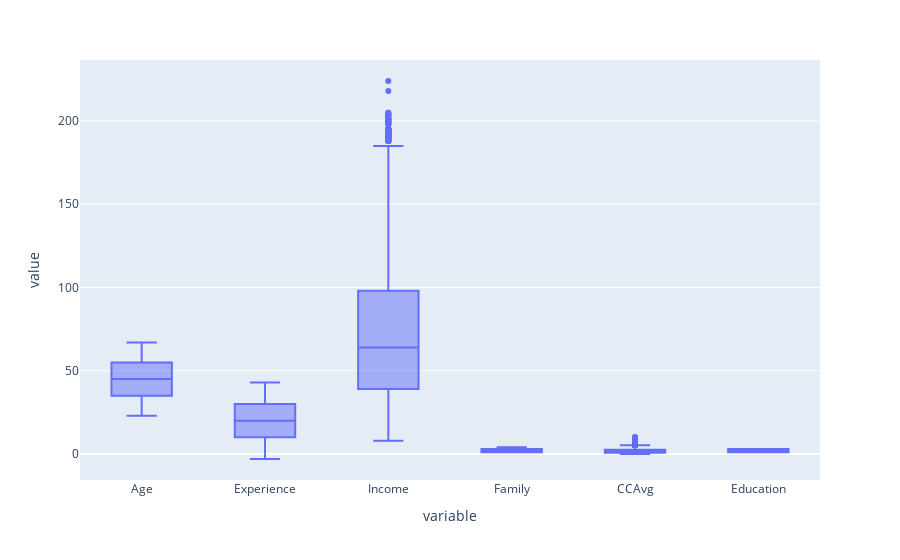

Notebook source saved alongside this figure:
### Markdown cell above
Here we are using five point summary to get desciption of data. (box = boxplot).

### Code cell
fig=px.box(df,y=['Age', 'Experience', 'Income', 'Family', 'CCAvg', 'Education',])
fig.show()

### Figure 1 — Plotly figure (JSON) as saved in the notebook; plotly's stock layout.template omitted (floating-point values rounded to 4 significant figures; data arrays with more than 128 entries replaced by an {"elided": "..."} marker saying what was removed)
{"data": [{"alignmentgroup": "True", "hovertemplate": "variable=%{x}<br>value=%{y}<extra></extra>", "legendgroup": "", "marker": {"color": "#636efa"}, "name": "", "notched": false, "offsetgroup": "", "orientation": "v", "showlegend": false, "type": "box", "x": {"elided": "30000 str values"}, "x0": " ", "xaxis": "x", "y": {"elided": "30000 float values"}, "y0": " ", "yaxis": "y"}], "layout": {"boxmode": "group", "legend": {"tracegroupgap": 0}, "margin": {"t": 60}, "xaxis": {"anchor": "y", "domain": [0, 1], "title": {"text": "variable"}}, "yaxis": {"anchor": "x", "domain": [0, 1], "title": {"text": "value"}}}}
